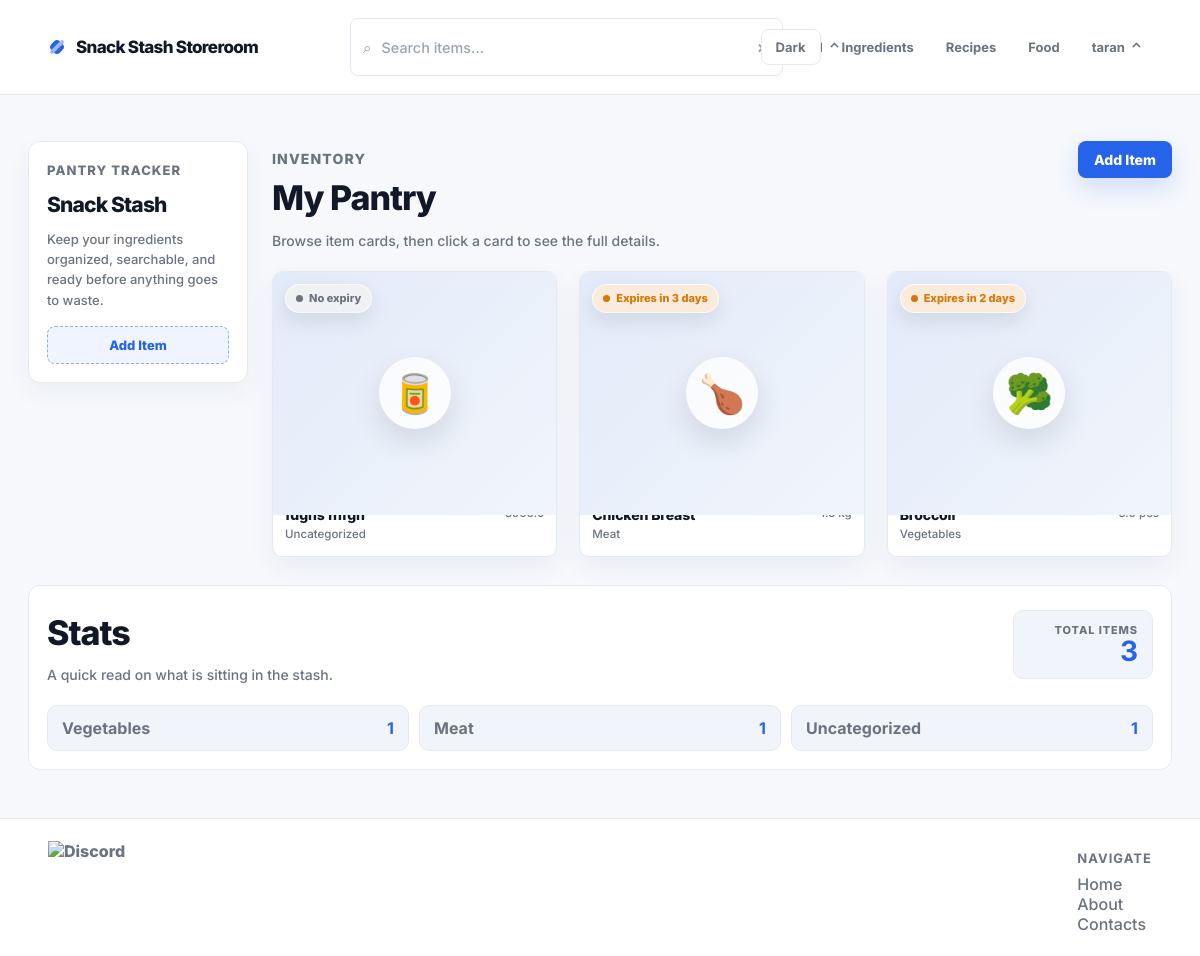
/dashboard (signed in), run on the app's committed database.
### app/models/model.py (models this page shows, shortened)
class BaseModel(Model):
    class Meta:
        database = db

class User(UserMixin, BaseModel):
    id = AutoField()
    username = CharField(unique=True)
    email = CharField(unique=True)
    password_hash = CharField()
    created_at = DateTimeField(default=datetime.now)
    updated_at = DateTimeField(default=datetime.now)
    class Meta:
        table_name = "users"

class Ingredient(BaseModel):
    id = AutoField()
    user = ForeignKeyField(User, backref="ingredients")
    name = CharField()
    emoji = CharField(default="🥫")
    quantity = FloatField()
    unit = CharField()
    category = CharField()
    expiry_date = DateField(null=True)
    notes = CharField(null=True)
    created_at = DateTimeField(default=datetime.now)
    updated_at = DateTimeField(default=datetime.now)
    class Meta:
        table_name = "ingredients"

### app/routes/templates.py (the view)
@template_bp.route("/dashboard")
@login_required
def dashboard():
    user_id = int(current_user.id)
    items = list(_user_ingredients(user_id).dicts())
    recipes = [recipes_mod.recipe_to_dict(r) for r in
                Recipe.select().where(Recipe.user_id == user_id).order_by(Recipe.id.desc())]
    for r in recipes:
        r["generated_label"] = recipes_mod._relative_date(r["created_at"])
    today = date.today()
    stats = _stats_context(user_id)
    return render_template(
        "dashboard.html",
        items=items,
        recipes=recipes,
        gen_status=recipes_mod._gen_status,
        today=today,
        warning_days=today + timedelta(days=3),
        **stats,
    )

### app/routes/ingredients.py (called while the page is built)
def _user_ingredients(user_id=None):
    owner_id = user_id if user_id is not None else _user_id()
    return Ingredient.select().where(Ingredient.user_id == owner_id)

def _stats_context(user_id=None):
    ingredients = _user_ingredients(user_id)
    total = ingredients.count()
    top_categories = list(
        Ingredient.select(Ingredient.category, fn.COUNT(Ingredient.id).alias("n"))
        .where(Ingredient.user_id == (user_id if user_id is not None else _user_id()))
        .group_by(Ingredient.category)
        .order_by(fn.COUNT(Ingredient.id).desc())
        .limit(3)
        .tuples()
    )
    return dict(total=total, top_categories=top_categories)

### app/routes/recipes.py (called while the page is built)
def recipe_to_dict(recipe):
    return {
        **recipe.__data__,
        "ingredients_used": [i.__data__ for i in recipe.ingredients],
        "missing_ingredients": [m.__data__ for m in recipe.missing_ingredients],
        "instructions": [
            i.__data__ for i in recipe.instructions.order_by(RecipeInstruction.step_number)
        ],
    }

def _relative_date(d):
    if isinstance(d, str):
        d = date.fromisoformat(d)
    elif hasattr(d, "date"):
        d = d.date()
    delta = (date.today() - d).days
    if delta == 0:
        return "today"
    if delta == 1:
        return "yesterday"
    return f"{delta} days ago"

### app/templates/dashboard.html (shortened to what this page needs)
{% extends "layout.html" %}
{% block content %}
<main class="dashboard-page">
    {% if current_user.is_authenticated %}
    <div class="dashboard-shell">
        <aside class="dashboard-sidebar">
            <p class="sidebar-kicker quicksand-regular">Pantry Tracker</p>
            <h1 class="elms-sans-regular">Snack Stash</h1>
            <p class="quicksand-regular">Keep your ingredients organized, searchable, and ready before anything goes to waste.</p>
            <button class="quicksand-regular"
                hx-get="/ingredients/new"
                hx-target="#item-form-container"
                hx-swap="innerHTML">Add Item</button>
        </aside>
        <section class="pantry-section dashboard-main">
            <div class="section-header">
                <div>
                    <p class="section-kicker quicksand-regular">Inventory</p>
                    <h2 class="elms-sans-regular h1">My Pantry</h2>
                    <p class="quicksand-regular">Browse item cards, then click a card to see the full details.</p>
                </div>
                <button class="quicksand-regular"
                    hx-get="/ingredients/new"
                    hx-target="#item-form-container"
                    hx-swap="innerHTML">Add Item</button>
            </div>
            <div id="pantry-items" class="pantry-items-grid">
                {% include "_pantry_items.html" %}
            </div>
        </section>
    </div>
    <div id="pantry-stats">
        {% include "_stats.html" %}
    </div>
    {% endif %}
</main>
{% endblock %}

### app/templates/layout.html (shortened to what this page needs)
<!DOCTYPE html>
<html lang="en">
    <head>
        <link rel="stylesheet" href="{{ url_for('static', filename='styles.css', v=asset_version) }}">
    </head>
    <body class="light-mode">
        <nav>
            <div class="logo">
                <span class="logo-mark" aria-hidden="true"></span>
                <p class="elms-sans-regular h1">Snack Stash Storeroom</p>
            </div>
            {% if current_user.is_authenticated %}
            <div class="search-bar">
                <form id="search-form" class="search-form">
                    <span class="search-icon">⌕</span>
                    <input
                    id="search-filter"
                    type="text"
                    name="filter"
                    placeholder="Search items..."
                    class="quicksand-regular">
                    <button type="button" id="clear-search">×</button>
                </form>
                <details class="category-dropdown">
                    <summary class="dropdown-trigger elms-sans-regular">
                        <span class="chevron">⌄</span>
                    </summary>
                </details>
            </div>
            {% endif %}
            <ul class="nav-links">
                <li>
                    <button type="button" id="theme-toggle" class="theme-toggle quicksand-regular" aria-label="Toggle dark mode">
                    </button>
                </li>
                {% if current_user.is_authenticated %}
                <li><a href="{{ url_for('templates.dashboard') }}" class="quicksand-regular">Ingredients</a></li>
                <li><a href="{{ url_for('recipes.recipes_page') }}" class="quicksand-regular">Recipes</a></li>
                <li><a href="{{ url_for('food.food_page') }}" class="quicksand-regular">Food</a></li>
                <li>
                    <details class="dropdown">
                        <summary class="quicksand-regular dropdown-trigger">{{ current_user.username }}<span class="chevron">⌄</span></summary>
                    </details>
                </li>
                {% endif %}
            </ul>
        </nav>
        <div class="spacer-small"></div>
        {% block content %}
        {% endblock %}
        <footer>
            <div class="footer-connection">
                <img src="" alt="Discord" class="elms-sans-regular">
            </div>
            <ul class="footer-nav">
                <li class="elms-sans-regular"><h1>Navigate</h1></li>
                <li><a href="#" class="quicksand-regular">Home</a></li>
                <li><a href="#" class="quicksand-regular">About</a></li>
                <li><a href="#" class="quicksand-regular">Contacts</a></li>
            </ul>
        </footer>
    </body>
</html>

### app/templates/_pantry_items.html (shortened to what this page needs)
{% if items %}
  {% for item in items %}
    {% set item_category = item.category or "Uncategorized" %}
    {% set item_notes = item.notes or "" %}
    {% set emoji = item.emoji or "🥫" %}
    {% set status_class = "fresh" %}
    {% set status_label = "Fresh" %}
    {% if item.expiry_date and item.expiry_date < today %}
      {% set status_class = "expired" %}
      {% set status_label = "Expired" %}
    {% elif item.expiry_date and item.expiry_date <= warning_days %}
      {% set status_class = "warning" %}
      {% set status_label = "Expires in " ~ (item.expiry_date - today).days ~ " days" %}
    {% elif not item.expiry_date %}
      {% set status_class = "unknown" %}
      {% set status_label = "No expiry" %}
    {% endif %}
    <article class="pantry-card pantry-card--{{ status_class }}"
      data-search="{{ (emoji ~ ' ' ~ item.name ~ ' ' ~ item_category ~ ' ' ~ item.quantity ~ ' ' ~ (item.unit or '') ~ ' ' ~ item_notes)|lower }}">
      <div class="pantry-card-inner">
        <label class="pantry-card-face pantry-card-front" for="pantry-card-{{ item.id }}" data-card-flip
          aria-label="View details for {{ item.name }}">
          <span class="pantry-card-media">
            <span class="pantry-item-icon" aria-hidden="true">{{ emoji }}</span>
            <span class="expiry-chip expiry-chip--{{ status_class }}">{{ status_label }}</span>
          </span>
          <span class="pantry-card-main">
            <span>
              <strong class="elms-sans-regular">{{ item.name }}</strong>
              <small class="quicksand-regular">{{ item_category }}</small>
            </span>
            <span class="pantry-card-quantity quicksand-regular">{{ item.quantity }} {{ item.unit or "" }}</span>
          </span>
        </label>
        <div class="pantry-card-face pantry-card-back">
          <label for="pantry-card-{{ item.id }}" class="card-back-button quicksand-regular" data-card-unflip>Back</label>
          <p class="dialog-eyebrow quicksand-regular">{{ item_category }}</p>
          <h3 class="elms-sans-regular">{{ emoji }} {{ item.name }}</h3>
          <div class="pantry-detail-list quicksand-regular">
            <div>
              <span>Quantity</span>
              <strong>{{ item.quantity }} {{ item.unit or "" }}</strong>
            </div>
            <div>
              <span>Expiry</span>
              <strong>{{ item.expiry_date or "None" }}</strong>
            </div>
            {% if item_notes %}
              <div class="detail-notes">
                <span>Notes</span>
                <strong>{{ item_notes }}</strong>
              </div>
            {% endif %}
          </div>
          <div class="card-actions">
            <button class="card-edit quicksand-regular"
              hx-get="/ingredients/{{ item.id }}/edit"
              hx-target="#item-form-container"
              hx-swap="innerHTML">Edit</button>
            <button class="card-delete quicksand-regular"
              hx-delete="/ingredients/{{ item.id }}"
              hx-target="#pantry-items"
              hx-swap="innerHTML"
              hx-confirm="Delete this pantry item?">Delete</button>
          </div>
        </div>
      </div>
    </article>
  {% endfor %}
{% else %}
  <div class="empty-state quicksand-regular">
    <p>No pantry items yet.</p>
    <p>Click "Add Item" to create your first entry.</p>
  </div>
{% endif %}

### data on the page
User: username "taran"
Ingredient: emoji "🥫", status_label "No expiry", item_category "Uncategorized"
Ingredient: emoji "🍗", status_label "Expires in 3 days", category "Meat"
Ingredient: emoji "🥦", status_label "Expires in 2 days", category "Vegetables"

### other printed values
{{ total }} "3"
{{ name or "Uncategorized" }} "Vegetables" "Meat" "Uncategorized"
{{ count }} "1" "1" "1"
